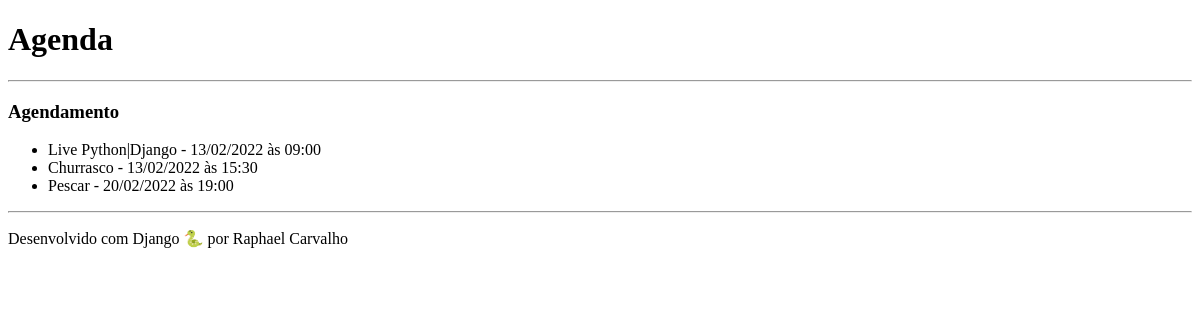
Page /calendar/ (signed in) on the earlier database version.
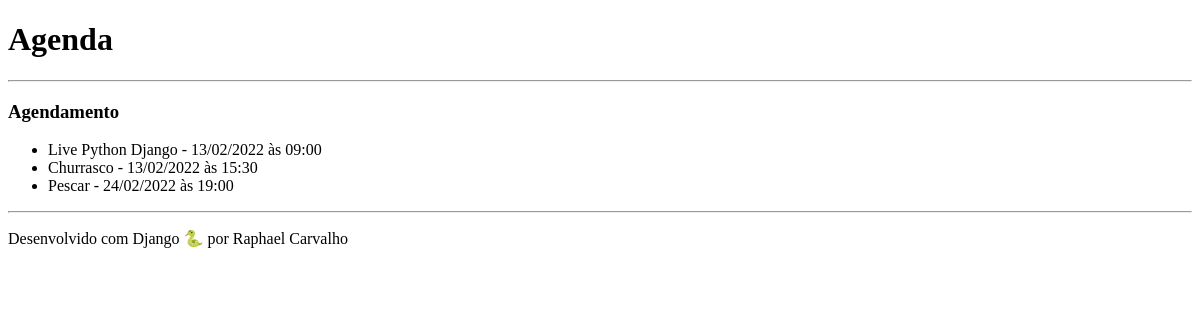
Same page on the later database version.
### core/models.py (models this page shows, shortened)
class Event(models.Model):
    title = models.CharField(max_length=100, verbose_name='Evento')
    description = models.TextField(blank=True, null=True, verbose_name='Descrição')
    date_event = models.DateTimeField(verbose_name='Data do evento')
    date_creation = models.DateTimeField(auto_now=True, verbose_name='Data da Criação')
    user = models.ForeignKey(User, on_delete=models.CASCADE)
    class Meta:
        db_table = 'db_event'
    def get_date_event(self):
        return self.date_event.strftime('%d/%m/%Y às %H:%M')

### core/views.py (the view)
# urls.py: path('calendar/', views.list_events),
@login_required(login_url='/login/')
def list_events(request):
    event = Event.objects.all()
    response = {'events': event}
    return render(request, 'calendar.html', response)

### templates/calendar.html
{% extends "model-page.html" %}
{% block content %}
    <hr>
    <h3>Agendamento</h3>
    <ul>
        {% for event in events %}
            <li>{{ event.title }} - {{ event.get_date_event }}</li>
        {% endfor %}
    </ul>
    <hr>
{% endblock %}

### templates/model-page.html
<!DOCTYPE html>
<html lang="en">
<head>
    {% include "model-header.html" %}
</head>
<body>
    {% block content %} {% endblock %}
    {% include "model-footer.html" %}
</body>
</html>

### templates/model-header.html (shortened to what this page needs)
    <h1>Agenda</h1>

### templates/model-footer.html
<footer>
    <p>Desenvolvido com Django 🐍 por Raphael Carvalho</p>
</footer>

Differences in the rows shown:
changed Event: title "Live Python|Django" → "Live Python Django"
changed Event "Pescar": get_date_event "20/02/2022 às 19:00" → "24/02/2022 às 19:00"
